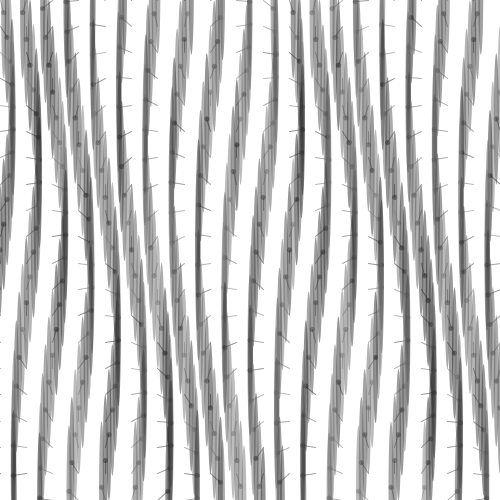
Frame 1 (no input)
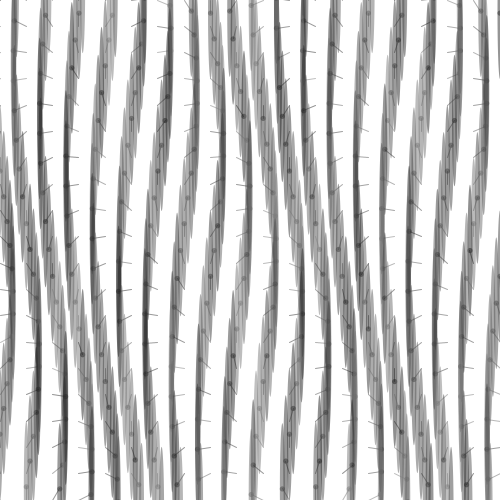
Frame 60 (the mouse pressed at the canvas centre just before this capture)
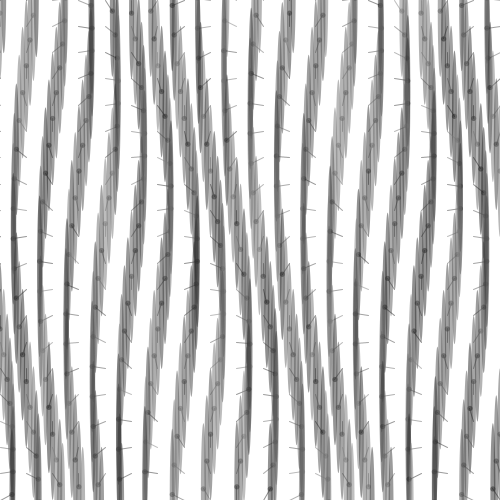
Frame 120 (the mouse held since frame 60 and released just before this capture)

The Processing sketch that drew these frames (run headless with seeded random() and noise(); from frame 60 on, the mouse is pressed at the canvas centre):

// Processing sketch: processing_151239
// ── processing_151239.pde

/*
 * Creative Coding
 * Week 2, 05 - Moving Patterns 1
 * by Indae Hwang and Jon McCormack
 * Copyright (c) 2014 Monash University
 *
 * This sketch builds on the previous sketches, drawing shapes based on the
 * current framerate. The movement of individual shapes combine to create a
 * gestalt field of motion. Use the arrow keys on your keyboard to change the
 * frame rate. 
 * 
 */

// variable used to store the current frame rate value
int frame_rate_value;

float alpha = 128;

void setup() {
  size(500, 500);

  frame_rate_value = 11;
  frameRate(frame_rate_value);
  rectMode(CENTER);
  background(255);
}


void draw() {

  background(255);

  int num = 20;
  int margin = 0;
  float gutter = 0; //distance between each cell
  float cellsize = ( width - (2 * margin) - gutter * (num - 1) ) / (num - 1);

  int circleNumber = 0; // counter
  for (int i=0; i<num; i++) {
    for (int j=0; j<num; j++) {
      circleNumber = (i * num) + j; // different way to calculate the circle number from w2_04

      float tx = margin + cellsize * i + gutter * i;
      float ty = margin + cellsize * j + gutter * j;

      movingCircle(tx, ty, cellsize, circleNumber);
    }
  }
} //end of draw 


void movingCircle(float x, float y, float size, int circleNum) {

  float finalAngle;
  finalAngle = frameCount + circleNum;

  //the rotating angle for each tempX and tempY postion is affected by frameRate and angle;  
  float tempX = x + (size / 2) * sin(PI / frame_rate_value * finalAngle);
  float tempY = y + (size / 2) * cos(PI / frame_rate_value * finalAngle);

  float greyLevel=random(32,128);
  noStroke();
  fill(greyLevel, alpha);
  ellipse(tempX, tempY, size/5, size/5);
  ellipse(tempX, tempY, 5, size*5);
  stroke(greyLevel, alpha);
  noFill();
  stroke(greyLevel, alpha);
  line(x, y, tempX, tempY);
}


/*
 * keyReleased function
 *
 * called automatically by Processing when a keyboard key is released
 */
void keyReleased() {

  // right arrow -- increase frame_rate_value
  if (keyCode == RIGHT && frame_rate_value < 60) {
    frame_rate_value++;
  }

  // left arrow -- decrease frame_rate_value
  if ( keyCode == LEFT && frame_rate_value > 1) {
    frame_rate_value--;
  }

  // set the frameRate and print current value on the screen
  frameRate(frame_rate_value);
  println("Current frame Rate is: " + frame_rate_value);
}
